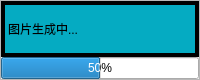
<?xml version="1.0" encoding="UTF-8"?>
<ui version="4.0">
 <class>Form</class>
 <widget class="QWidget" name="Form">
  <property name="geometry">
   <rect>
    <x>0</x>
    <y>0</y>
    <width>200</width>
    <height>80</height>
   </rect>
  </property>
  <property name="windowTitle">
   <string>Form</string>
  </property>
  <layout class="QVBoxLayout" name="verticalLayout_2">
   <property name="spacing">
    <number>0</number>
   </property>
   <property name="leftMargin">
    <number>0</number>
   </property>
   <property name="topMargin">
    <number>0</number>
   </property>
   <property name="rightMargin">
    <number>0</number>
   </property>
   <property name="bottomMargin">
    <number>0</number>
   </property>
   <item>
    <widget class="QFrame" name="frame">
     <property name="frameShape">
      <enum>QFrame::StyledPanel</enum>
     </property>
     <property name="frameShadow">
      <enum>QFrame::Raised</enum>
     </property>
     <property name="lineWidth">
      <number>1</number>
     </property>
     <layout class="QVBoxLayout" name="verticalLayout">
      <property name="spacing">
       <number>0</number>
      </property>
      <property name="leftMargin">
       <number>0</number>
      </property>
      <property name="topMargin">
       <number>0</number>
      </property>
      <property name="rightMargin">
       <number>0</number>
      </property>
      <property name="bottomMargin">
       <number>0</number>
      </property>
      <item>
       <widget class="QLabel" name="label">
        <property name="styleSheet">
         <string notr="true">QLabel {
font: 20pt &quot;宋体&quot;;
border:4px solid rgb(0,0,0);
background-color:#05abc2;
}</string>
        </property>
        <property name="text">
         <string>图片生成中...</string>
        </property>
        <property name="textFormat">
         <enum>Qt::PlainText</enum>
        </property>
       </widget>
      </item>
      <item>
       <widget class="QProgressBar" name="progressBar">
        <property name="sizePolicy">
         <sizepolicy hsizetype="Preferred" vsizetype="Fixed">
          <horstretch>0</horstretch>
          <verstretch>0</verstretch>
         </sizepolicy>
        </property>
        <property name="styleSheet">
         <string notr="true">QProgressBar#progressBar
{
text-align:center;/*文本位置*/
font: 20pt &quot;宋体&quot;;
}</string>
        </property>
        <property name="value">
         <number>50</number>
        </property>
       </widget>
      </item>
     </layout>
    </widget>
   </item>
  </layout>
 </widget>
 <resources/>
 <connections/>
</ui>
